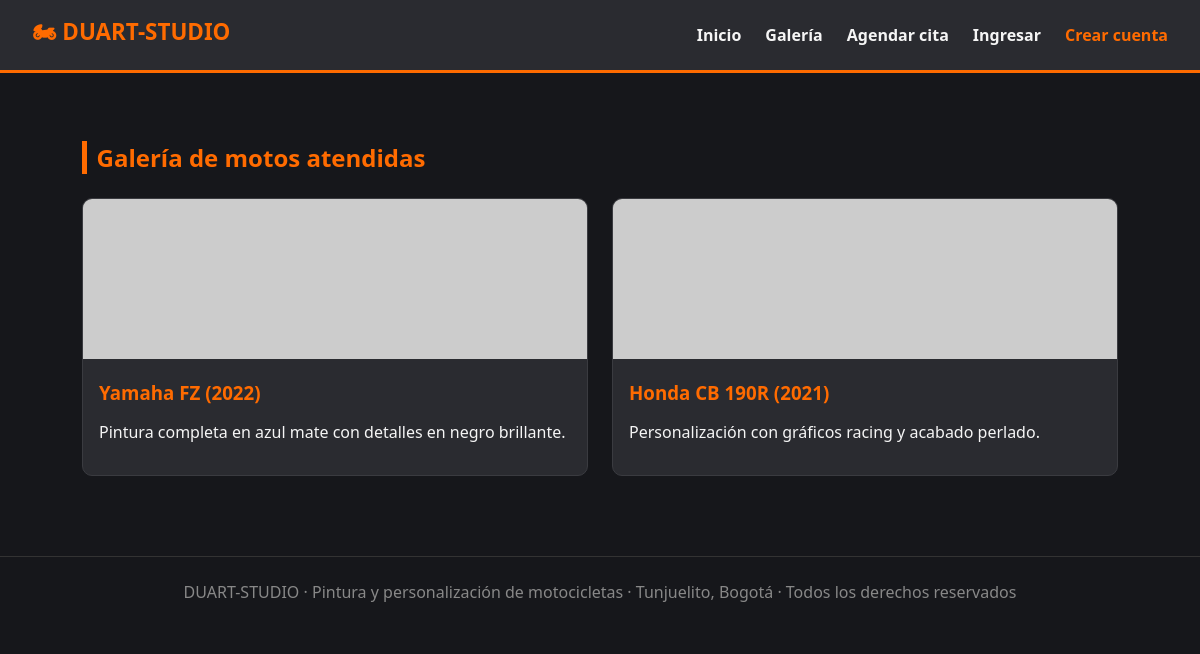
Page /galeria/ on the committed database.
### taller_motos/models.py (models this page shows)
class Moto(models.Model):
    marca = models.CharField(max_length=50)
    modelo = models.CharField(max_length=50)
    anio = models.PositiveIntegerField()
    imagen_url = models.URLField(blank=True, help_text="Foto de la moto reparada/exhibida")
    descripcion = models.TextField(blank=True, help_text="Trabajo realizado o detalle de la moto")
    class Meta:
        verbose_name = "trabajo de galería"
        verbose_name_plural = "trabajos de galería"
    def __str__(self):
        return f"{self.marca} {self.modelo} ({self.anio})"

### taller_motos/views.py (the view)
# urls.py: path("galeria/", views.galeria, name="galeria"),
def galeria(request):
    motos = Moto.objects.all()
    return render(request, "taller_motos/galeria.html", {"motos": motos})

### taller_motos/context_processors.py (called while the page is built)
def rol(request):
    usuario = request.user
    administrador = es_administrador(usuario)
    if administrador:
        nombre = "Administrador"
    elif es_cliente(usuario):
        nombre = "Cliente"
    else:
        nombre = "Visitante"
    return {"es_administrador": administrador, "rol_usuario": nombre}

### taller_motos/roles.py (called while the page is built)
def es_administrador(usuario):
    return usuario.is_authenticated and (
        usuario.is_superuser or usuario.groups.filter(name=ADMINISTRADOR).exists()
    )

def es_cliente(usuario):
    return usuario.is_authenticated and usuario.groups.filter(name=CLIENTE).exists()

### taller_motos/templates/taller_motos/galeria.html (shortened to what this page needs)
{% extends "taller_motos/base.html" %}
{% block contenido %}
<section class="seccion">
  <h2>Galería de motos atendidas</h2>
  {% if motos %}
  <div class="grid">
    {% for moto in motos %}
    <div class="tarjeta">
      {% if moto.imagen_url %}
        <img src="{{ moto.imagen_url }}" alt="{{ moto }}">
      {% else %}
        <img src="https://placehold.co/400x200?text=Moto" alt="{{ moto }}">
      {% endif %}
      <div class="contenido">
        <h3>{{ moto.marca }} {{ moto.modelo }} ({{ moto.anio }})</h3>
        <p>{{ moto.descripcion }}</p>
      </div>
    </div>
    {% endfor %}
  </div>
  {% else %}
  <p>Aún no hay motos registradas en la galería.</p>
  {% endif %}
</section>
{% endblock %}

### taller_motos/static/taller_motos/estilos.css (style rules this page uses)
:root { --negro: #16171b; --naranja: #ff6b00; --gris: #2a2b30; --blanco: #f5f5f5; }
* { box-sizing: border-box; }
body { margin: 0; font-family: "Segoe UI", Arial, sans-serif; background: var(--negro); color: var(--blanco); }
.seccion { padding: 3rem 2rem; max-width: 1100px; margin: 0 auto; }
.seccion h2 { color: var(--naranja); border-left: 5px solid var(--naranja); padding-left: .6rem; }
.grid { display: grid; grid-template-columns: repeat(auto-fit, minmax(240px, 1fr)); gap: 1.5rem; margin-top: 1.5rem; }
.tarjeta { background: var(--gris); border-radius: 10px; overflow: hidden; border: 1px solid #3a3b40; }
.tarjeta img { width: 100%; height: 160px; object-fit: cover; background: #444; }
.tarjeta .contenido { padding: 1rem; }
.tarjeta h3 { margin: 0 0 .5rem 0; color: var(--naranja); }

### rows in the picture
Moto: marca "Yamaha", modelo "FZ", anio "2022", descripcion "Pintura completa en azul mate con detalles en negro brillante."
Moto: marca "Honda", modelo "CB 190R", anio "2021", descripcion "Personalización con gráficos racing y acabado perlado."
